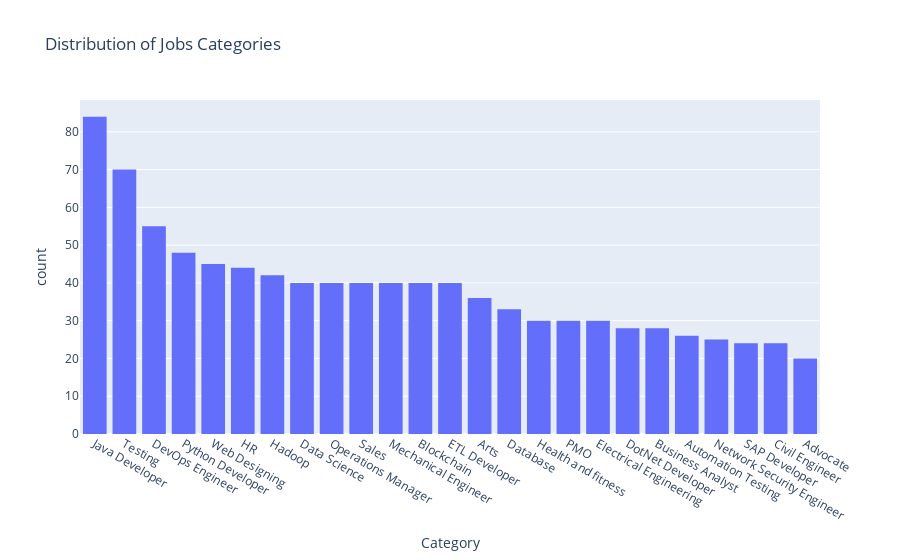

The notebook cell this image was saved under:
### Code cell
# Create a histogram to visualize the distribution of job categories
fig = px.histogram(
    data, x="Category", title="Distribution of Jobs Categories"
).update_xaxes(categoryorder="total descending")
fig.show()

### Figure 1 — Plotly figure (JSON) as saved in the notebook; plotly's stock layout.template omitted (floating-point values rounded to 4 significant figures; data arrays with more than 128 entries replaced by an {"elided": "..."} marker saying what was removed)
{"data": [{"alignmentgroup": "True", "bingroup": "x", "hovertemplate": "Category=%{x}<br>count=%{y}<extra></extra>", "legendgroup": "", "marker": {"color": "#636efa", "pattern": {"shape": ""}}, "name": "", "offsetgroup": "", "orientation": "v", "showlegend": false, "type": "histogram", "x": {"elided": "962 str values"}, "xaxis": "x", "yaxis": "y"}], "layout": {"barmode": "relative", "legend": {"tracegroupgap": 0}, "title": {"text": "Distribution of Jobs Categories"}, "xaxis": {"anchor": "y", "categoryorder": "total descending", "domain": [0, 1], "title": {"text": "Category"}}, "yaxis": {"anchor": "x", "domain": [0, 1], "title": {"text": "count"}}}}
